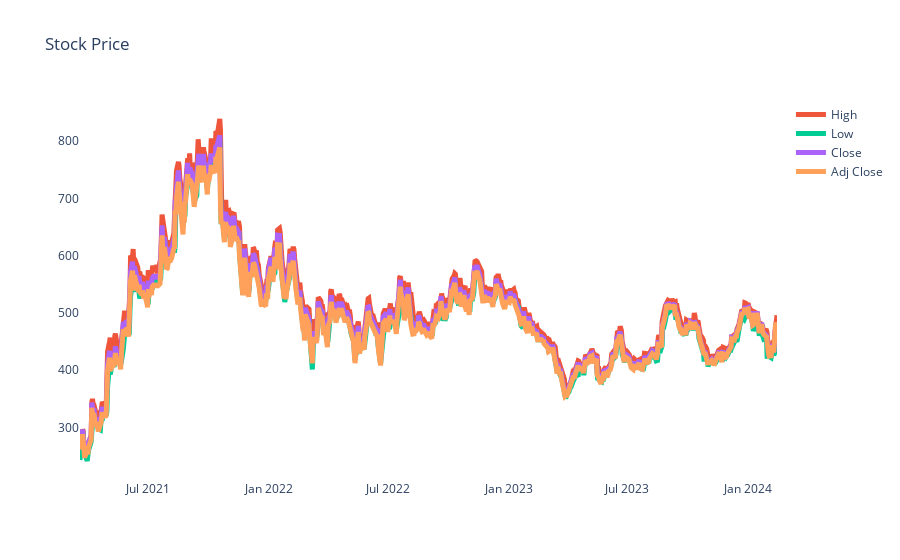

This figure's notebook cell:
### Code cell
plot_financial_data(stock_df.drop(['Volume', 'Daily Return'], axis = 1),'Stock Price')

### Figure 1 — Plotly figure (JSON) as saved in the notebook; plotly's stock layout.template omitted (floating-point values rounded to 4 significant figures; data arrays with more than 128 entries replaced by an {"elided": "..."} marker saying what was removed)
{"data": [{"hovertemplate": "<extra></extra>", "legendgroup": "", "line": {"color": "#636efa", "dash": "solid", "width": 5}, "marker": {"symbol": "circle"}, "mode": "lines", "name": "", "orientation": "v", "showlegend": false, "type": "scatter", "xaxis": "x", "yaxis": "y"}, {"line": {"width": 5}, "name": "High", "type": "scatter", "x": {"elided": "720 str values"}, "y": {"elided": "720 float values"}}, {"line": {"width": 5}, "name": "Low", "type": "scatter", "x": {"elided": "720 str values"}, "y": {"elided": "720 float values"}}, {"line": {"width": 5}, "name": "Close", "type": "scatter", "x": {"elided": "720 str values"}, "y": {"elided": "720 float values"}}, {"line": {"width": 5}, "name": "Adj Close", "type": "scatter", "x": {"elided": "720 str values"}, "y": {"elided": "720 float values"}}], "layout": {"autosize": true, "legend": {"tracegroupgap": 0}, "plot_bgcolor": "white", "title": {"text": "Stock Price"}, "xaxis": {"anchor": "y", "autorange": true, "domain": [0, 1], "range": ["2021-03-19", "2024-02-14"], "type": "date"}, "yaxis": {"anchor": "x", "autorange": true, "domain": [0, 1], "range": [208.1, 871.9], "type": "linear"}}}
